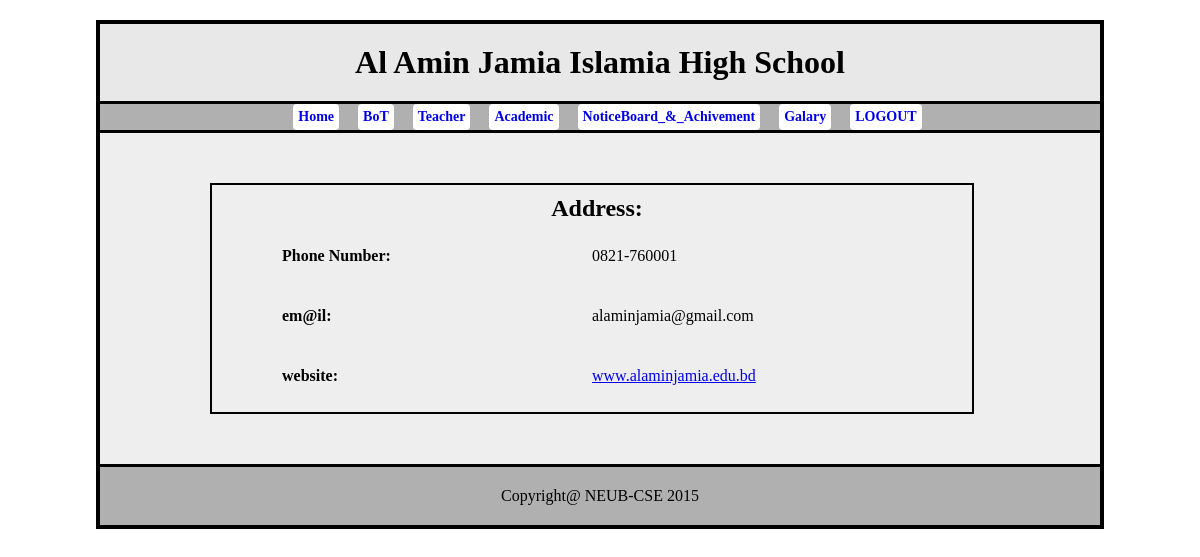
The app's page /admin/contact.php (signed in) with its own data.
### tables this page shows
CREATE TABLE IF NOT EXISTS `contact` (
  `cnt_id` int(11) NOT NULL AUTO_INCREMENT,
  `cnt_number` varchar(15) NOT NULL,
  `email` varchar(50) NOT NULL,
  `website` varchar(50) NOT NULL,
  PRIMARY KEY (`cnt_id`)
);

### admin/contact.php (the view, shortened to what this page needs)
<?php
include("../include/adminheader.php");
?>
			<?php
				$list_query = mysql_query("SELECT * FROM contact where cnt_id=1");
				while($run_list = mysql_fetch_array($list_query))
				{
					$cat_num =$run_list['cnt_number'];
					$cat_email = $run_list['email'];
					$cat_web = $run_list['website'];
				}
			?>
		<section id = "academic">
			<section style = "text-align:center; padding-top:10px; padding-bottom: 10px;">
				<h2>Address:</h2>
			</section>
			<section id="contact">
				<h4>Phone Number:</h4>
			</section>
			<section id="contact_value">
				<p><?php echo $cat_num; ?></p>
			</section>
			<section id="contact">
				<h4>em@il:</h4>
			</section>
			<section id="contact_value">
				<p><?php echo $cat_email; ?></p>
			</section>
			<section id="contact">
				<h4>website:</h4>
			</section>
			<section id="contact_value">
				<p><a href="index.php"><?php echo $cat_web; ?> </a> </p>
			</section>
		</section>
	<?php include ("../include/adminfooter.php"); ?>

### admin/css/main.css (style rules this page uses)
* { margin: 0px; padding: 0px; }
section, footer, aside, nav, article, hgroup { display: block; }
body { text-align: center; }
#academic { float: left; padding-left: 10px; width:750px; margin: 50px 0px 50px 110px; border: 2px solid black; }
#contact { width:300px; float:left; height: 40px; margin: 5px 0px 5px 40px; padding-top: 10px; padding-left: 20px; }
#contact_value { width:300px; float:left; height: 40px; margin: 5px; padding-top: 10px; padding-left: 5px; }

### records on screen
contact: cnt_number "0821-760001", email "alaminjamia@gmail.com", website "www.alaminjamia.edu.bd"
